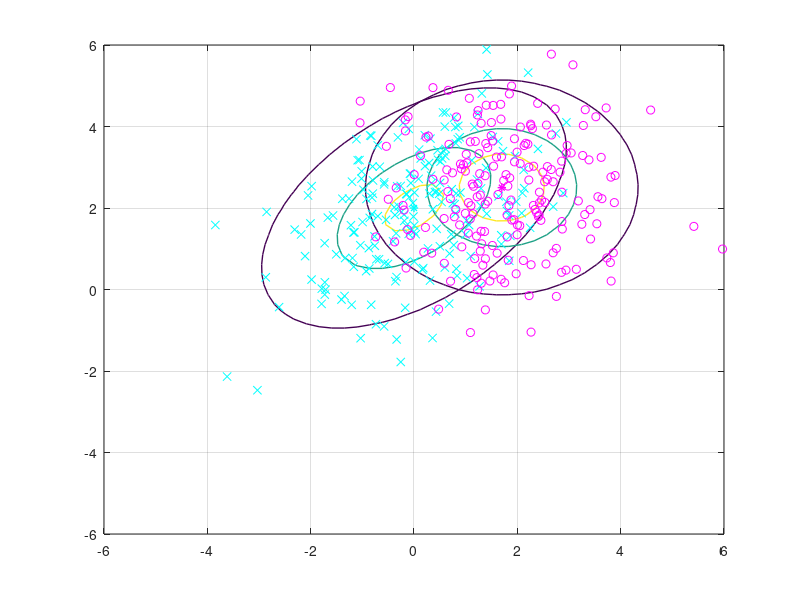

Here is the MATLAB script that generated this plot: (Note: this script raises an error after producing the figure.)
C1=[2 1; 1 2];
C2 = 1.5*eye(size(C1));
m1 = [0 2]';
m2=[1.7 2.5]';

numGrid=50;
xRange=linspace(-6.0, 6.0, numGrid);
yRange=linspace(-6.0, 6.0, numGrid);
P1=zeros(numGrid,numGrid);
P2=P1;
for i=1:numGrid
    for j=1:numGrid
        x=[yRange(j) xRange(i)]';
        P1(i,j) = mvnpdf(x',m1',C1);
        P2(i,j) = mvnpdf(x',m2',C2);
    end
end
Pmax=max(max([P1 P2]));
figure(1),clf,
contour(xRange, yRange,P1, [0.1*Pmax 0.5*Pmax 0.8*Pmax], 'LineWidth', 1);
hold on;
plot(m1(1), m1(2), 'c*', 'LineWidth',1);

contour(xRange, yRange, P2, [0.1*Pmax 0.5*Pmax 0.8*Pmax],'LineWidth', 1);
plot(m2(1), m2(2), 'm*', 'LineWidth',1);

N= 200;
X1=mvnrnd(m1, C1, N);
X2=mvnrnd(m2,C2,N);
plot(X1(:,1),X1(:,2),'cx',X2(:,1),X2(:,2),'mo');grid on;

A = inv(C2)-inv(C1);
B=(-2*m2'*inv(C2)) + (2*m1'*inv(C1));
C=m2'*inv(C2)*m2 - m1'*inv(C1)*m1 - log(det(C1)/det(C2));
syms x y;
X=[x y];
D=X*A*X'+B*X'+C;

ezplot(D==0);

